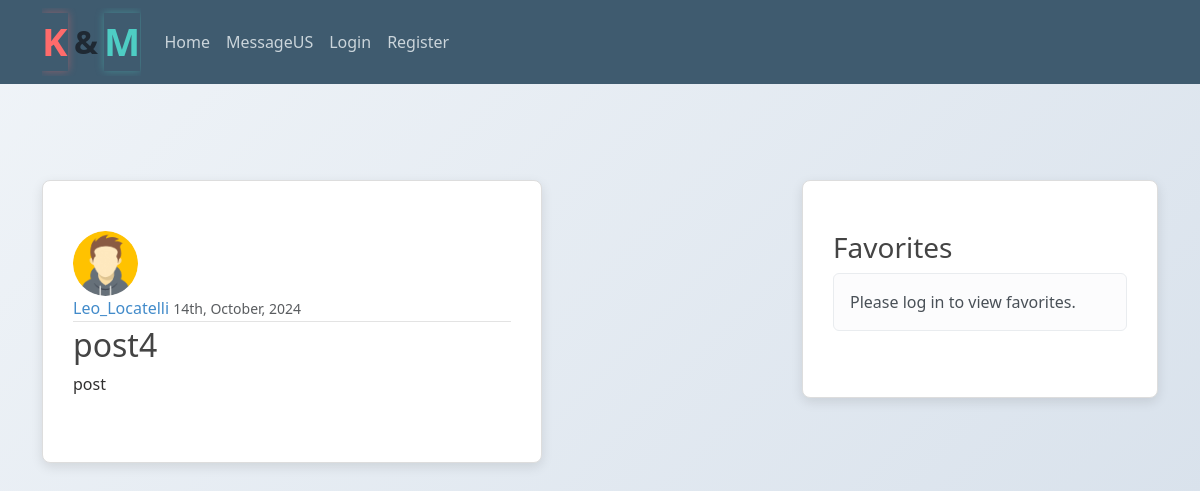
Page /post/7 on the committed database.
### blog/models.py (models this page shows, shortened)
class Post(models.Model):
    title = models.CharField(max_length=100)
    content = models.TextField()
    date_posted = models.DateTimeField(auto_now_add=True)
    author = models.ForeignKey(User, on_delete=models.CASCADE)
    author = models.ForeignKey(User, on_delete=models.CASCADE, default=1)
    favorites = models.ManyToManyField(User, related_name="favorite_posts", blank=True)

### users/models.py (models this page shows, shortened)
class Profile(models.Model):
    user = models.OneToOneField(User, on_delete=models.CASCADE)
    image = models.ImageField(default='default.jpg', upload_to='profile_pics')

### blog/views.py (the view)
# urls.py: path('post/<int:pk>', PostDetailView.as_view(), name='post-detail'),
class PostDetailView(DetailView):
    model = Post

### blog/templates/blog/post_detail.html (shortened to what this page needs)
{% extends "blog/base.html" %}
{% block content %}
<article class="media content-section">
    <img class="rounded-circle article-img" src="{{ object.author.profile.image.url }}">
    <div class="media-body">
        <div class="article-metadata">
            <a class="mr-2" href="{% url 'user-posts' post.author.username %}">{{ object.author }}</a>
            <small class="text-muted">{{ object.date_posted|date:'dS, F, Y' }}</small>
        </div>
        <h2 class="article-title">{{ object.title }}</h2>
        <p class="article-content">{{ object.content }}</p>
    </div>
</article>
{% endblock content %}

### blog/static/blog/main.css (style rules this page uses)
body { background: #cbcaca; color: #313030; margin-top: 5rem; background: linear-gradient(135deg, #f0f4f8, #d9e2ec); animation: bgGradientShift 70s ease-in-out infinite; }
h1, h2, h3, h4, h5, h6 { color: #444444; }
.content-section { background: #ffffff; padding: 10px 20px; border: 1px solid #dddddd; border-radius: 3px; margin-bottom: 20px; }
.article-title { color: #444444; }
.article-content { white-space: pre-line; }
.article-img { height: 65px; width: 65px; margin-right: 16px; }
.article-metadata { padding-bottom: 1px; margin-bottom: 4px; border-bottom: 1px solid #e3e3e3 }
.content-section { background: #ffffff; border: 1px solid #ddd; border-radius: 8px; box-shadow: 0px 4px 12px rgba(0, 0, 0, 0.1); padding: 50px 30px; margin-bottom: 40px; max-width: 500px; margin-top: 100px; }
a { color: #428bca; text-decoration: none; }
.text-muted { color: #777777; font-size: 0.875em; }

### rows in the picture
Post: author.profile.image (picture), author "Leo_Locatelli", date_posted "14th, October, 2024", title "post4", content "post"
